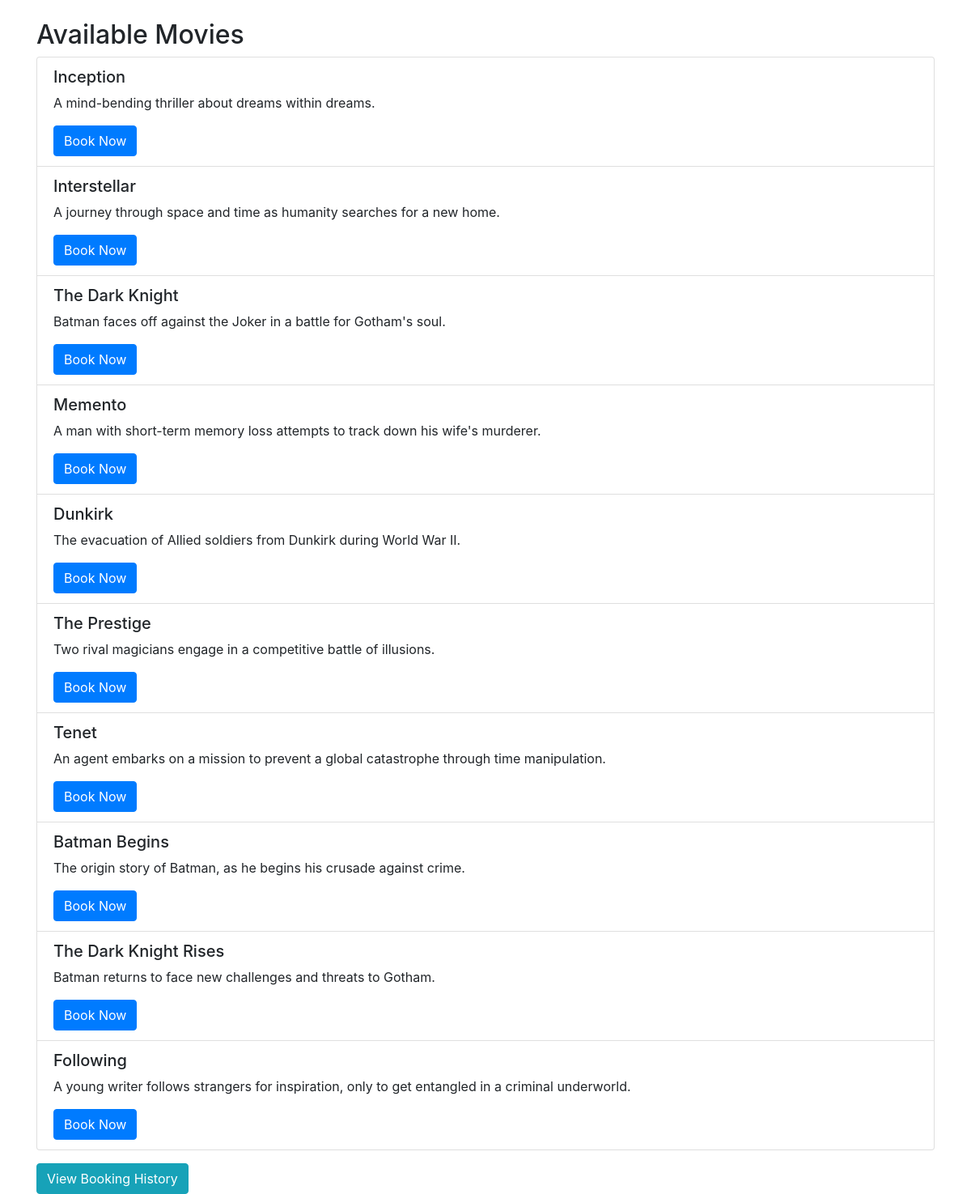
The page / on the database its author committed.
### movie_theater_booking/bookings/models.py (models this page shows, shortened)
class Movie(models.Model):
    title_text = models.CharField(max_length=50)
    description_text = models.CharField(max_length=500)
    release_date = models.DateTimeField("release date")
    class Meta:
        app_label = 'bookings'

### movie_theater_booking/bookings/views.py (the view)
# urls.py: path('', movie_list, name='movie_list'),
def movie_list(request):
    movies = Movie.objects.all()
    return render(request, 'bookings/movie_list.html', {'movies': movies})

### movie_theater_booking/bookings/templates/bookings/movie_list.html (shortened to what this page needs)
{% extends 'bookings/base.html' %}
{% block content %}
<h2>Available Movies</h2>
<ul class="list-group">
    {% for movie in movies %}
    <li class="list-group-item">
        <h5>{{ movie.title_text }}</h5>
        <p>{{ movie.description_text }}</p>
        <a href="{% url 'book_seat' movie.id %}" class="btn btn-primary">Book Now</a>
    </li>
    {% endfor %}
</ul>
<a href="{% url 'booking_history' %}" class="btn btn-info mt-3">View Booking History</a>
{% endblock %}

### movie_theater_booking/bookings/templates/bookings/base.html (shortened to what this page needs)
<!DOCTYPE html>
<html lang="en">
<head>
    <link rel="stylesheet" href="https://stackpath.bootstrapcdn.com/bootstrap/4.5.2/css/bootstrap.min.css">
</head>
<body>
    <div class="container mt-4">
        {% block content %}
        {% endblock %}
    </div>
</body>
</html>

### rows shown on the page
Movie: title_text "Inception", description_text "A mind-bending thriller about dreams within dreams."
Movie: title_text "Interstellar", description_text "A journey through space and time as humanity searches for a new home."
Movie: title_text "The Dark Knight", description_text "Batman faces off against the Joker in a battle for Gotham's soul."
Movie: title_text "Memento", description_text "A man with short-term memory loss attempts to track down his wife's murderer."
Movie: title_text "Dunkirk", description_text "The evacuation of Allied soldiers from Dunkirk during World War II."
Movie: title_text "The Prestige", description_text "Two rival magicians engage in a competitive battle of illusions."
Movie: title_text "Tenet", description_text "An agent embarks on a mission to prevent a global catastrophe through time manipulation."
Movie: title_text "Batman Begins", description_text "The origin story of Batman, as he begins his crusade against crime."
Movie: title_text "The Dark Knight Rises", description_text "Batman returns to face new challenges and threats to Gotham."
Movie: title_text "Following", description_text "A young writer follows strangers for inspiration, only to get entangled in a criminal underworld."
